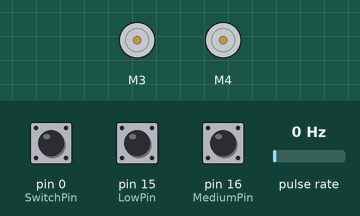
A sketch run on a simulated Arduino Uno, built with avr-gcc and run on an emulated ATmega328P. Shown: 2 × DC motor (green arrow = forward, orange = backward, longer = faster). Wiring (inferred from the names in the program): pulse sensor: data pin 2. The inputs (shaded band) are chosen by the test bench; at power-on: pin 0 (SwitchPin) HIGH, pulse rate 0 Hz, pin 15 (LowPin) HIGH, pin 16 (MediumPin) HIGH.

Above: at 1.2 s.
1.3 s: pin 0 (SwitchPin) pulled LOW for 0.15 s
At 2.1 s:
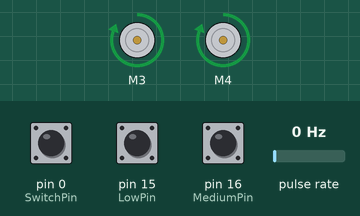
5.9 s: pulse rate (sensor on pin 2) set to 4 Hz
Timing chart, 0 to 8.9 s (numbered marks = the images above; inputs shaded):
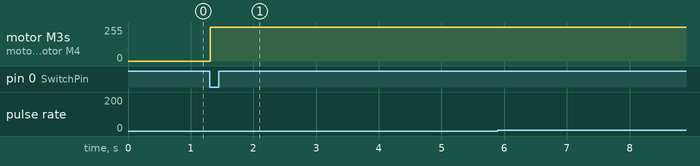

Measured:
- after the input at 1.3 s, motor M3, motor M4: stopped → forward 255/255 at once
- after the input at 5.9 s, every drawn part: stays the same

The sketch:

encodertest-.ino
```cpp
//Encoder Test
//This is a basic code that will demonstrate how to read counts from an encoder.
//To run this code you will need to have the following hardware connected to your Arduino:
//A DC Motor
//A Micro Switch
//A Break-Beam Sensor
//LCD Screen (If you want to see output)
//In addition, you will need one of the Lego pulleys (wheel with holes around it) for use as the encoder wheel
//This wheel should be attached to a rotating axle, directly or indirectly attached to the motor, and placed
//near the break-beam sensor so that as it turns it alternately blocks and allows the beam through.
#include <AFMotor.h>
#include <SoftwareSerial.h>
//Include the needed libraries
#define SwitchPin 0 // micro switch is connected to this pin (pin 0)
#define LCDTxPin 13 // LCD connected to this pin (pin 13)
#define DummyRxPin 13 // Not used by LCD Board, can be any unused pin
#define EncoderPin 2 // break-beam sensor connected to this pin (pin 2, must be pin 2 or 3 since they have hardware interrupts 0 and 1, respectively)
#define SPEED 200 // Set Speed to be used for
#define LowSPEED 150
#define MediumSPEED 200
#define HighSPEED 255
#define LowPin 15 // when 4 High choose speed as low
#define MediumPin 16 //
#define HighPin 17 //
#define AnalogIn 18 //Analog Input

SoftwareSerial mySerial = SoftwareSerial(DummyRxPin, LCDTxPin); //Change Tx and Rx Pins to pins of our choosing
AF_DCMotor Right_Motor(3, MOTOR34_1KHZ); // create right motor on port 3, 1KHz pwm
AF_DCMotor Left_Motor(4, MOTOR34_1KHZ); // create left motor on port 4, 1KHz pwm
int Bump = 0;
volatile int ticks = 0; //Count of encoder ticks, volatile is used for speed since it will be in interrupt subroutine
int oldticks = 0; //Last count of ticks
int tickGoal = 100; //Number of ticks desired
int waiting = 1; // Waiting state; 1 if waiting, 0 if running
int speedt=HighSPEED;
int val;

void setup(){
pinMode(LCDTxPin, OUTPUT);//configuring LCD Screen communication
mySerial.begin(9600);//configuring LCD Screen communication
mySerial.print("?f"); //Sends clear screen command to LCD
delay(20); //Gives the LCD time to execute command
pinMode(SwitchPin, INPUT); //Makes Switch Pin an input
digitalWrite(SwitchPin, HIGH); //Enables the pull-up resistor on Switch Pin
pinMode(EncoderPin, INPUT); //Makes Encoder Pin an input
digitalWrite(EncoderPin, HIGH); //Enables the pull-up resistor on Encoder Pin (Pin 2)
attachInterrupt(0, countTick, FALLING); //Set routine to run (countTick) and interrupt trigger: FALLING (when pin 2 voltage goes from high to low, countTick will run)

pinMode(LowPin, INPUT); //Makes Switch Pin an input
digitalWrite(LowPin, HIGH); //Enables the pull-up resistor on Switch Pin
pinMode(MediumPin, INPUT); //Makes Switch Pin an input
digitalWrite(MediumPin, HIGH); //Enables the pull-up resistor on Switch Pin
pinMode(HighPin, INPUT); //Makes Switch Pin an input
digitalWrite(HighPin, HIGH); //Enables the pull-up resistor on Switch Pin

pinMode(AnalogIn,INPUT);

if (!digitalRead(LowPin)){
  speedt=LowSPEED;
}
else if (!digitalRead(MediumPin)){
  speedt=MediumSPEED;
}
else{
  speedt=HighSPEED;
}

Right_Motor.setSpeed(speedt);
Left_Motor.setSpeed(speedt);

val= analogRead(AnalogIn);

tickGoal=val;

//mySerial.print("?f");
//mySerial.print("?x00?y0");//move cursor to beginning of screen
//mySerial.print(digitalRead(LowPin));
//while(digitalRead(SwitchPin)){
//  //
//}


}

void loop(){
  if (waiting){ // If in waiting state
    mySerial.print("?x00?y0");//move cursor to beginning of screen
    mySerial.print("Bump to Begin...");
    Bump = !digitalRead(SwitchPin);
    if (Bump){ // if switch is pressed
      waiting = 0; // stop waiting
      ticks = 0; // reset ticks and old ticks
      oldticks = 0;
      mySerial.print("?f"); // clear the screen and display counts
      mySerial.print("Counts:");
      DriveForward(); // start motor
    }
  }
  else { // if not in waiting state
    if (ticks != oldticks){
      //reprint count if it has changed
      mySerial.print("?x00?y1");
      mySerial.print(ticks);
      oldticks=ticks;
    }
    if (ticks >= tickGoal){ // If tick goal has been reached
      waiting = 1; // Return to waiting state
      Left_Motor.run(RELEASE); //Kill Motor
      Right_Motor.run(RELEASE); //Kill Motor
    }
  }
}

//countTick runs whenver interrupt is triggered, increments ticks each time it is called
void countTick()
{
++ticks;
}

void DriveForward(){
  Right_Motor.run(FORWARD);
  Left_Motor.run(FORWARD);
}
```
